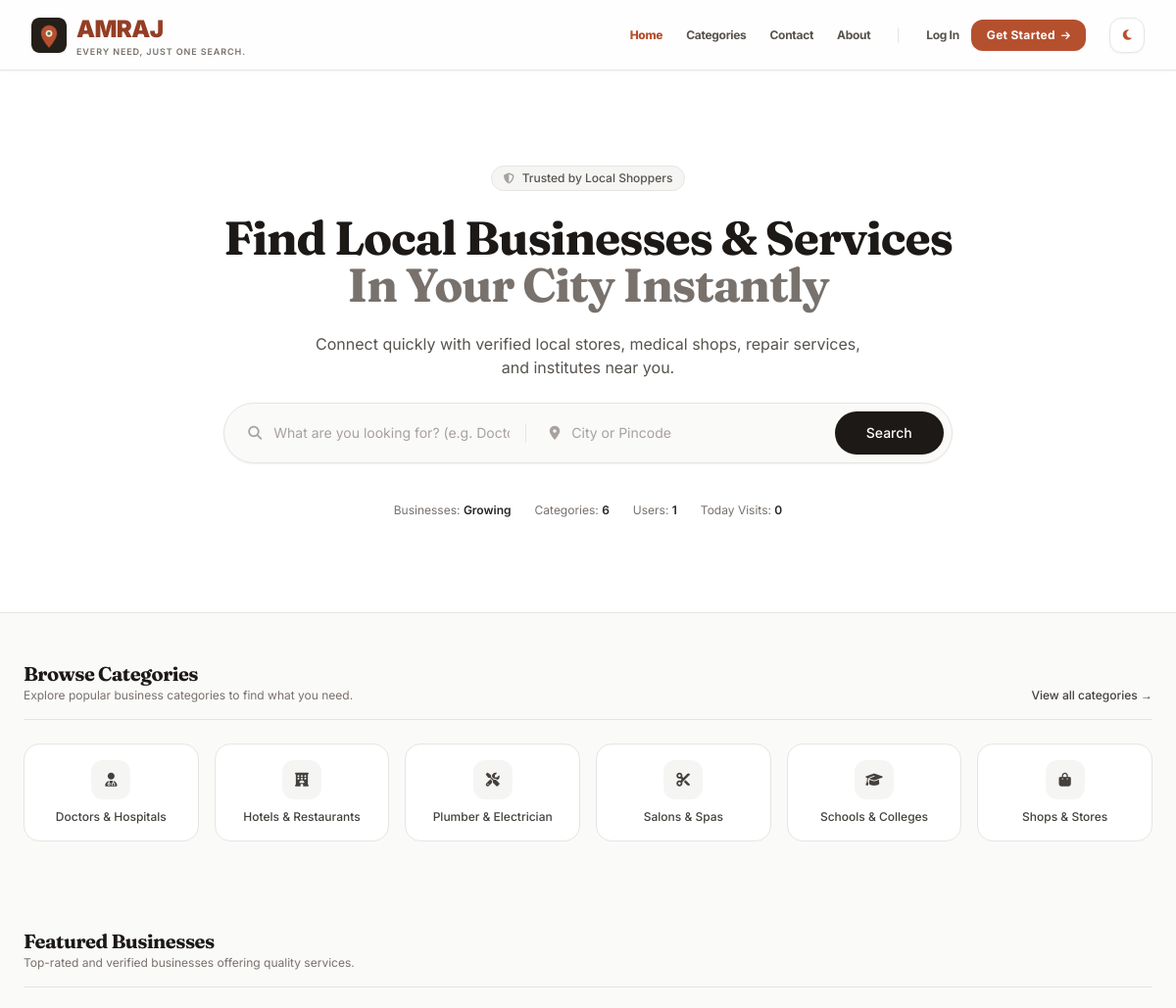
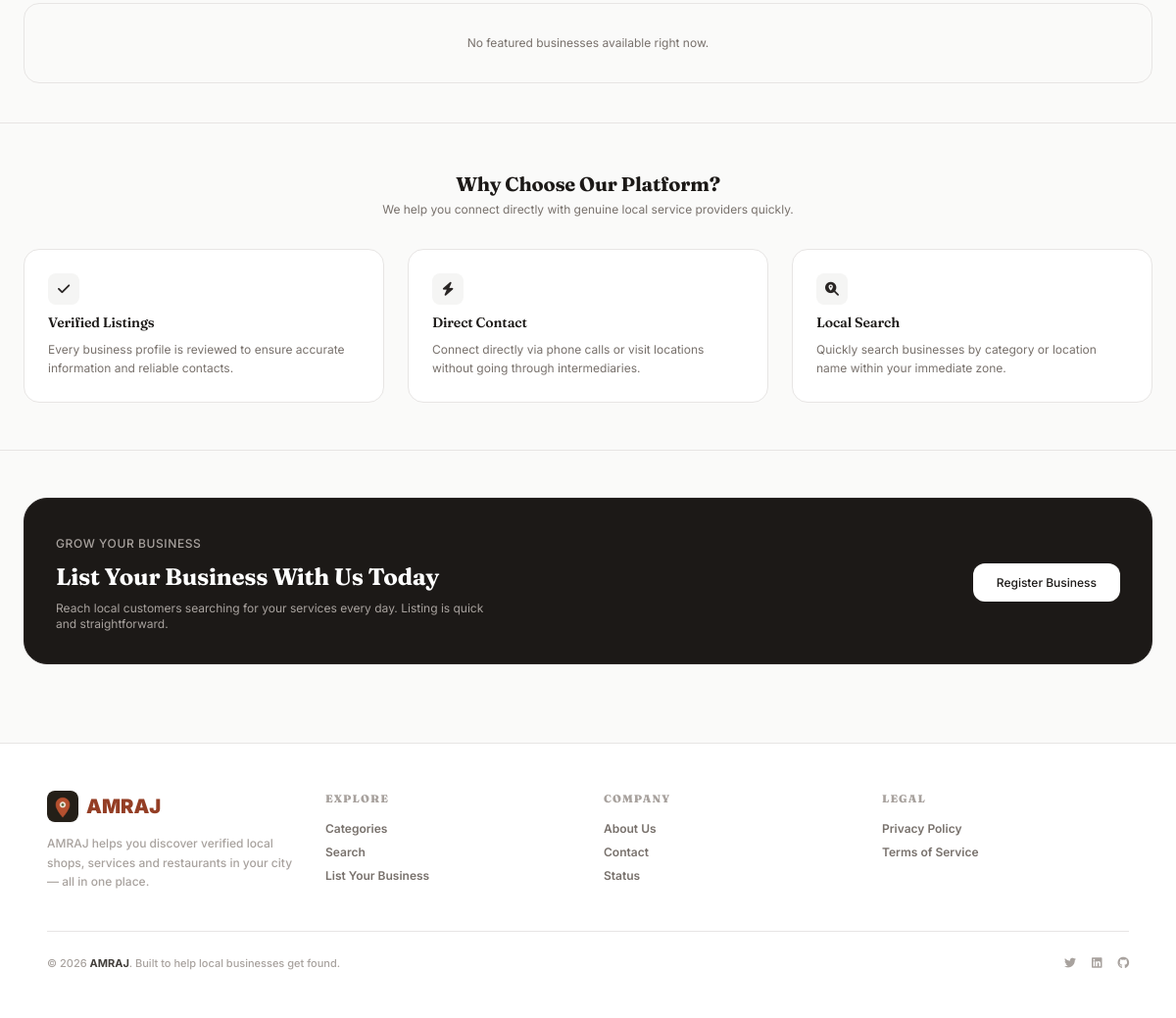
The app's page /frontend/index.php with its own data (2 pictures, top to bottom).
### tables this page shows
CREATE TABLE IF NOT EXISTS `categories` (
    `id` INT AUTO_INCREMENT PRIMARY KEY,
    `name` VARCHAR(50) NOT NULL UNIQUE,
    `icon` VARCHAR(100) NOT NULL,  
    `slug` VARCHAR(50) NOT NULL UNIQUE
);

### backend/config.php (called while the page is built, shortened)
<?php
function amraj_bind_params(mysqli_stmt $stmt, string $types, array $params): bool {
    $bind_params = array_merge([$types], $params);
    $refs = [];
    foreach ($bind_params as $key => $value) {
        $refs[$key] = &$bind_params[$key];
    }
    return call_user_func_array([$stmt, 'bind_param'], $refs);
}
function amraj_prepare_execute(mysqli $conn, string $sql, string $types = '', array $params = []): mysqli_stmt|false {
    $stmt = $conn->prepare($sql);
    return $stmt;
}
function amraj_query(mysqli $conn, string $sql): mysqli_result|bool {
    $result = $conn->query($sql);
    return $result;
}
function amraj_track_visit(mysqli $conn): array {
    $ip = $_SERVER['REMOTE_ADDR'] ?? 'unknown';
    $ua = $_SERVER['HTTP_USER_AGENT'] ?? '';
    $visitor_hash = hash('sha256', $ip . '|' . $ua);
    $today = date('Y-m-d');
    $stmt = amraj_prepare_execute(
        $conn,
        "INSERT IGNORE INTO site_visits (visitor_hash, visit_date) VALUES (?, ?)",
        'ss',
        [$visitor_hash, $today]
    );
    $total_row = amraj_query($conn, "SELECT COUNT(*) AS total FROM site_visits");
    $today_row = amraj_query($conn, "SELECT COUNT(*) AS today FROM site_visits WHERE visit_date = CURDATE()");
    return [
        'total_visits' => $total_row ? (int)($total_row->fetch_assoc()['total'] ?? 0) : 0,
        'today_visits' => $today_row ? (int)($today_row->fetch_assoc()['today'] ?? 0) : 0,
    ];
}
function amraj_get_site_counts(mysqli $conn): array {
    $counts = [
        'businesses' => 0,
        'categories' => 0,
        'users' => 0,
        'reviews' => 0,
    ];
    $map = [
        'businesses' => "SELECT COUNT(*) AS c FROM businesses WHERE status = 'approved'",
        'categories' => "SELECT COUNT(*) AS c FROM categories",
        'users' => "SELECT COUNT(*) AS c FROM users WHERE is_blocked = 0",
        'reviews' => "SELECT COUNT(*) AS c FROM reviews",
    ];
    foreach ($map as $key => $sql) {
        $res = amraj_query($conn, $sql);
        if ($res) {
            $counts[$key] = (int)($res->fetch_assoc()['c'] ?? 0);
        }
    }
    return $counts;
}
?>

### frontend/index.php (the view, shortened to what this page needs)
<?php
require_once __DIR__ . '/../backend/config.php';
require_once __DIR__ . '/public_layout.php';
$categories_res = amraj_query($conn, "SELECT * FROM categories ORDER BY name ASC LIMIT 12");
$premium_query = "
    SELECT b.*, c.name as category_name
    FROM businesses b
    LEFT JOIN categories c ON b.category_id = c.id
    WHERE b.is_premium = 1 AND b.status = 'approved'
    ORDER BY b.id DESC LIMIT 8";
$premium_res = amraj_query($conn, $premium_query);
$site_counts = amraj_get_site_counts($conn);
$visit_counts = amraj_track_visit($conn);
$total_biz = $site_counts['businesses'];
$total_cats = $site_counts['categories'];
$total_users = $site_counts['users'];
?>
<section class="py-16 sm:py-24 px-4 sm:px-6 flex flex-col items-center justify-center text-center border-b border-stone-200 dark:border-stone-800 bg-white dark:bg-stone-950">
    <div class="max-w-4xl mx-auto space-y-6">
        <div class="inline-flex items-center gap-2 px-3 py-1 rounded-full bg-stone-100 dark:bg-stone-900 text-stone-600 dark:text-stone-300 text-xs font-medium border border-stone-200 dark:border-stone-800 mx-auto">
            <i class="fas fa-shield-alt text-[11px] text-stone-400"></i> Trusted by Local Shoppers
        </div>
        <h1 class="text-3xl sm:text-5xl font-bold tracking-tight text-stone-900 dark:text-white leading-tight">
            Find Local Businesses & Services <br class="hidden sm:inline">
            <span class="text-stone-500 dark:text-stone-400">In Your City Instantly</span>
        </h1>
        <p class="text-stone-600 dark:text-stone-400 text-sm sm:text-base max-w-xl mx-auto">
            Connect quickly with verified local stores, medical shops, repair services, and institutes near you.
        </p>
        <form action="search.php" method="GET" class="w-full max-w-3xl mt-6 p-2 bg-stone-50 dark:bg-stone-900 border border-stone-200 dark:border-stone-800 rounded-2xl sm:rounded-full flex flex-col sm:flex-row items-center gap-2 shadow-sm">
            <div class="flex items-center w-full px-4 gap-3 border-b sm:border-b-0 sm:border-r border-stone-200 dark:border-stone-800 pb-3 sm:pb-0">
                <i class="fas fa-search text-stone-400 text-sm shrink-0"></i>
                <input type="text" name="query" placeholder="What are you looking for? (e.g. Doctor, Salon)" required class="w-full bg-transparent border-none text-stone-800 dark:text-white placeholder-stone-400 focus:outline-none text-sm">
            </div>
            <div class="flex items-center w-full px-4 gap-3">
                <i class="fas fa-map-marker-alt text-stone-400 text-sm shrink-0"></i>
                <input type="text" name="location" placeholder="City or Pincode" class="w-full bg-transparent border-none text-stone-800 dark:text-white placeholder-stone-400 focus:outline-none text-sm">
            </div>
            <button type="submit" class="w-full sm:w-auto px-8 py-3 bg-stone-900 dark:bg-white text-white dark:text-stone-900 font-medium rounded-xl sm:rounded-full hover:opacity-90 transition-colors text-sm shrink-0">
                Search
            </button>
        </form>
        <div class="flex flex-wrap items-center justify-center gap-6 pt-4 text-stone-500 dark:text-stone-400 text-xs">
            <div>Businesses: <strong class="text-stone-800 dark:text-white font-semibold"><?php echo $total_biz > 0 ? $total_biz . '+' : 'Growing'; ?></strong></div>
            <div>Categories: <strong class="text-stone-800 dark:text-white font-semibold"><?php echo $total_cats; ?></strong></div>
            <div>Users: <strong class="text-stone-800 dark:text-white font-semibold"><?php echo $total_users; ?></strong></div>
            <div>Today Visits: <strong class="text-stone-800 dark:text-white font-semibold"><?php echo $visit_counts['today_visits']; ?></strong></div>
        </div>
    </div>
</section>
<section class="py-12 px-4 sm:px-6 max-w-7xl mx-auto w-full space-y-6">
    <div class="flex flex-col sm:flex-row sm:items-end justify-between gap-3 border-b border-stone-200 dark:border-stone-800 pb-4">
        <div>
            <h2 class="text-xl font-bold text-stone-900 dark:text-white tracking-tight">Browse Categories</h2>
            <p class="text-xs text-stone-500 dark:text-stone-400">Explore popular business categories to find what you need.</p>
        </div>
        <a href="categories.php" class="text-xs font-medium text-stone-700 dark:text-stone-300 hover:underline shrink-0">
            View all categories &rarr;
        </a>
    </div>
    <div class="grid grid-cols-2 sm:grid-cols-3 lg:grid-cols-6 gap-4">
        <?php if($categories_res && $categories_res->num_rows > 0): ?>
            <?php while($cat = $categories_res->fetch_assoc()): ?>
                <a href="search.php?category=<?php echo urlencode($cat['slug']); ?>" class="p-4 bg-white dark:bg-stone-900 border border-stone-200 dark:border-stone-800 rounded-2xl hover:border-stone-400 dark:hover:border-stone-600 transition-colors text-center flex flex-col items-center justify-center gap-2.5">
                    <div class="w-10 h-10 rounded-xl bg-stone-100 dark:bg-stone-800 text-stone-700 dark:text-stone-300 flex items-center justify-center">
                        <i class="fas <?php echo !empty($cat['icon']) ? htmlspecialchars($cat['icon']) : 'fa-box'; ?> text-sm"></i>
                    </div>
                    <span class="text-xs font-medium text-stone-700 dark:text-stone-300 truncate w-full px-1">
                        <?php echo htmlspecialchars($cat['name']); ?>
                    </span>
                </a>
            <?php endwhile; unset($cat); ?>
        <?php endif; ?>
    </div>
</section>
<section class="py-10 px-4 sm:px-6 max-w-7xl mx-auto w-full space-y-6">
    <div class="border-b border-stone-200 dark:border-stone-800 pb-4">
        <h2 class="text-xl font-bold text-stone-900 dark:text-white tracking-tight">Featured Businesses</h2>
        <p class="text-xs text-stone-500 dark:text-stone-400">Top-rated and verified businesses offering quality services.</p>
    </div>
    <div class="grid grid-cols-1 sm:grid-cols-2 lg:grid-cols-4 gap-6">
        <?php if($premium_res && $premium_res->num_rows > 0): ?>
            <?php while($shop = $premium_res->fetch_assoc()): ?>
                <div class="bg-white dark:bg-stone-900 border border-stone-200 dark:border-stone-800 rounded-2xl overflow-hidden relative flex flex-col justify-between">
                    <?php if(!empty($shop['is_premium'])): ?>
                        <span class="absolute top-3 right-3 bg-amber-100 text-amber-800 dark:bg-amber-900/40 dark:text-amber-300 text-[10px] px-2 py-0.5 rounded font-medium z-10">Premium</span>
                    <?php endif; ?>
                    <div class="w-full h-40 bg-stone-100 dark:bg-stone-950 overflow-hidden relative border-b border-stone-200 dark:border-stone-800">
                        <?php if(!empty($shop['image_url'])): ?>
                            <img src="<?php echo htmlspecialchars($shop['image_url']); ?>" alt="<?php echo htmlspecialchars($shop['title']); ?>" class="w-full h-full object-cover">
                        <?php else: ?>
                            <div class="w-full h-full flex items-center justify-center text-stone-400">
                                <i class="fas fa-store text-2xl"></i>
                            </div>
                        <?php endif; ?>
                    </div>
                    <div class="p-4 flex-1 flex flex-col justify-between space-y-4">
                        <div class="space-y-1">
                            <span class="text-xs text-stone-500 font-medium">
                                <?php echo htmlspecialchars($shop['category_name'] ?? 'General'); ?>
                            </span>
                            <h3 class="font-semibold text-base text-stone-900 dark:text-white truncate">
                                <?php echo htmlspecialchars($shop['title']); ?>
                            </h3>
                            <p class="text-xs text-stone-500 dark:text-stone-400 truncate">
                                <i class="fas fa-map-marker-alt text-[10px] mr-1"></i>
                                <?php echo htmlspecialchars($shop['address']); ?>
                            </p>
                        </div>
                        <div class="grid grid-cols-2 gap-2 pt-3 border-t border-stone-100 dark:border-stone-800">
                            <?php if(!empty($shop['phone'])): ?>
                                <a href="tel:<?php echo preg_replace('/[^0-9+]/', '', $shop['phone']); ?>" class="py-2 bg-stone-100 dark:bg-stone-800 text-stone-800 dark:text-stone-200 text-xs font-medium text-center rounded-xl hover:bg-stone-200 transition-colors">
                                    <i class="fas fa-phone-alt mr-1"></i> Call
                                </a>
                            <?php else: ?>
                                <span class="py-2 bg-stone-50 dark:bg-stone-900 text-stone-400 text-xs text-center rounded-xl select-none">
                                    No Phone
                                </span>
                            <?php endif; ?>
                            <a href="shop-details.php?id=<?php echo $shop['id']; ?>" class="py-2 bg-stone-900 dark:bg-white text-white dark:text-stone-900 text-xs font-medium text-center rounded-xl hover:opacity-90 transition-opacity">
                                View Profile
                            </a>
                        </div>
                    </div>
                </div>
            <?php endwhile; ?>
        <?php else: ?>
            <div class="col-span-full p-8 bg-stone-50 dark:bg-stone-900 border border-stone-200 dark:border-stone-800 rounded-2xl text-center text-stone-500 text-xs">
                No featured businesses available right now.
            </div>
        <?php endif; ?>
    </div>
</section>
<section class="py-12 bg-stone-50 dark:bg-stone-900/50 border-t border-b border-stone-200 dark:border-stone-800">
    <div class="max-w-7xl mx-auto px-4 sm:px-6 space-y-8">
        <div class="text-center max-w-xl mx-auto space-y-1">
            <h2 class="text-xl font-bold text-stone-900 dark:text-white">Why Choose Our Platform?</h2>
            <p class="text-xs text-stone-500 dark:text-stone-400">We help you connect directly with genuine local service providers quickly.</p>
        </div>
        <div class="grid grid-cols-1 md:grid-cols-3 gap-6">
            <div class="p-6 bg-white dark:bg-stone-900 rounded-2xl border border-stone-200 dark:border-stone-800 space-y-2">
                <div class="w-8 h-8 rounded-lg bg-stone-100 dark:bg-stone-800 text-stone-800 dark:text-stone-200 flex items-center justify-center text-sm"><i class="fas fa-check"></i></div>
                <h3 class="text-sm font-semibold text-stone-900 dark:text-white">Verified Listings</h3>
                <p class="text-xs text-stone-500 dark:text-stone-400 leading-relaxed">Every business profile is reviewed to ensure accurate information and reliable contacts.</p>
            </div>
            <div class="p-6 bg-white dark:bg-stone-900 rounded-2xl border border-stone-200 dark:border-stone-800 space-y-2">
                <div class="w-8 h-8 rounded-lg bg-stone-100 dark:bg-stone-800 text-stone-800 dark:text-stone-200 flex items-center justify-center text-sm"><i class="fas fa-bolt"></i></div>
                <h3 class="text-sm font-semibold text-stone-900 dark:text-white">Direct Contact</h3>
                <p class="text-xs text-stone-500 dark:text-stone-400 leading-relaxed">Connect directly via phone calls or visit locations without going through intermediaries.</p>
            </div>
            <div class="p-6 bg-white dark:bg-stone-900 rounded-2xl border border-stone-200 dark:border-stone-800 space-y-2">
                <div class="w-8 h-8 rounded-lg bg-stone-100 dark:bg-stone-800 text-stone-800 dark:text-stone-200 flex items-center justify-center text-sm"><i class="fas fa-search-location"></i></div>
                <h3 class="text-sm font-semibold text-stone-900 dark:text-white">Local Search</h3>
                <p class="text-xs text-stone-500 dark:text-stone-400 leading-relaxed">Quickly search businesses by category or location name within your immediate zone.</p>
            </div>
        </div>
    </div>
</section>
<section class="py-12 px-4 sm:px-6 max-w-7xl mx-auto w-full mb-8">
    <div class="bg-stone-900 dark:bg-stone-900 border border-stone-800 rounded-3xl p-8 flex flex-col md:flex-row items-center justify-between gap-6 text-white">
        <div class="space-y-2 text-center md:text-left">
            <span class="text-xs text-stone-400 font-medium uppercase tracking-wider">Grow Your Business</span>
            <h2 class="text-2xl font-bold">List Your Business With Us Today</h2>
            <p class="text-xs text-stone-400 max-w-md">Reach local customers searching for your services every day. Listing is quick and straightforward.</p>
        </div>
        <div>
            <a href="register.php" class="px-6 py-3 bg-white text-stone-900 font-medium text-xs rounded-xl hover:bg-stone-100 transition-colors">
                Register Business
            </a>
        </div>
    </div>
</section>

### records on screen
categories: name "Doctors & Hospitals"
categories: name "Hotels & Restaurants"
categories: name "Plumber & Electrician"
categories: name "Salons & Spas"
categories: name "Schools & Colleges"
categories: name "Shops & Stores"

### other values on screen
$total_cats "6"
$total_users "1"
$visit_counts['today_visits'] "0"
